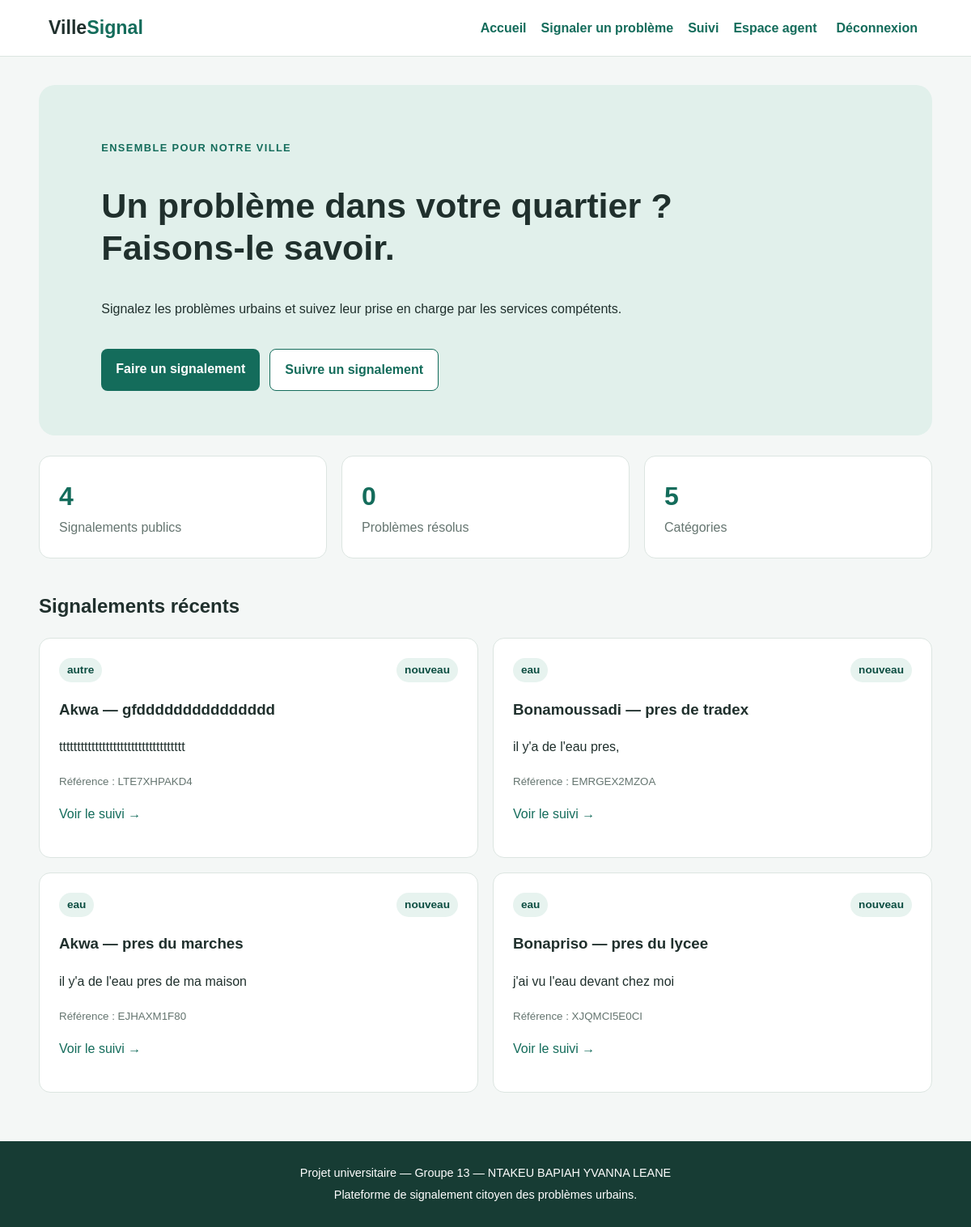
The page / (signed in) on the database its author committed.
### tables this page shows
CREATE TABLE signalements (
    id INTEGER PRIMARY KEY AUTOINCREMENT,
    categorie_id INTEGER NOT NULL,
    quartier_id INTEGER NOT NULL,
    description TEXT NOT NULL
        CHECK (length(trim(description)) >= 20),
    photo TEXT,
    adresse TEXT NOT NULL,
    telephone_citoyen TEXT NOT NULL,
    date_creation TEXT NOT NULL DEFAULT CURRENT_TIMESTAMP,
    statut TEXT NOT NULL DEFAULT 'nouveau'
        CHECK (statut IN ('nouveau', 'en cours', 'résolu', 'rejeté')),
    code_suivi TEXT NOT NULL UNIQUE,
    motif_rejet TEXT,

    FOREIGN KEY (categorie_id)
        REFERENCES categories(id),
    FOREIGN KEY (quartier_id)
        REFERENCES quartiers(id)
);

CREATE TABLE categories (
    id INTEGER PRIMARY KEY AUTOINCREMENT,
    nom TEXT NOT NULL UNIQUE,
    service_responsable TEXT NOT NULL
);

CREATE TABLE quartiers (
    id INTEGER PRIMARY KEY AUTOINCREMENT,
    nom TEXT NOT NULL UNIQUE
);

### app.py (the view)
@app.route("/")
def accueil():
    with get_db() as db:
        signalements = db.execute("""
            SELECT s.id, s.description, s.adresse, s.statut,
                   s.date_creation, s.code_suivi,
                   c.nom AS categorie, q.nom AS quartier
            FROM signalements s
            JOIN categories c ON c.id = s.categorie_id
            JOIN quartiers q ON q.id = s.quartier_id
            WHERE s.statut != 'rejeté'
            ORDER BY s.date_creation DESC
            LIMIT 20
        """).fetchall()
        categories = db.execute(
            "SELECT COUNT(*) FROM categories"
        ).fetchone()[0]
        total = db.execute(
            "SELECT COUNT(*) FROM signalements WHERE statut != 'rejeté'"
        ).fetchone()[0]
        resolus = db.execute(
            "SELECT COUNT(*) FROM signalements WHERE statut = 'résolu'"
        ).fetchone()[0]
    return render_template(
        "index.html",
        signalements=signalements,
        total=total,
        resolus=resolus,
        nb_categories=categories
    )

### app.py (called while the page is built)
def get_db():
    connexion = sqlite3.connect(DB_PATH)
    connexion.row_factory = sqlite3.Row
    connexion.execute("PRAGMA foreign_keys = ON")
    return connexion

### templates/index.html (shortened to what this page needs)
{% extends "base.html" %}
{% block content %}
<section class="hero">
    <p class="eyebrow">ENSEMBLE POUR NOTRE VILLE</p>
    <h1>Un problème dans votre quartier ?<br>Faisons-le savoir.</h1>
    <p>Signalez les problèmes urbains et suivez leur prise en charge par les services compétents.</p>
    <div class="actions">
        <a class="button" href="{{ url_for('signaler') }}">Faire un signalement</a>
        <a class="button secondary" href="{{ url_for('suivi') }}">Suivre un signalement</a>
    </div>
</section>
<section class="stats">
    <article><strong>{{ total }}</strong><span>Signalements publics</span></article>
    <article><strong>{{ resolus }}</strong><span>Problèmes résolus</span></article>
    <article><strong>{{ nb_categories }}</strong><span>Catégories</span></article>
</section>
<section>
    <h2>Signalements récents</h2>
    {% if signalements %}
        <div class="report-grid">
        {% for s in signalements %}
            <article class="report-card">
                <div class="card-top">
                    <span class="tag">{{ s.categorie }}</span>
                    <span class="status">{{ s.statut }}</span>
                </div>
                <h3>{{ s.quartier }} — {{ s.adresse }}</h3>
                <p>{{ s.description }}</p>
                <small>Référence : {{ s.code_suivi }}</small>
                <p><a href="{{ url_for('suivi', code=s.code_suivi) }}">Voir le suivi →</a></p>
            </article>
        {% endfor %}
        </div>
    {% else %}
        <p class="empty">Aucun signalement pour le moment. Soyez le premier à signaler un problème.</p>
    {% endif %}
</section>
{% endblock %}

### static/css/style.css (style rules this page uses)
:root { --primary: #146c5b; --primary-dark: #0d4e42; --background: #f4f7f6; --text: #20302d; --muted: #657570; --border: #dce5e1; --white: #ffffff; }
* { box-sizing: border-box; }
body { margin: 0; font-family: Arial, Helvetica, sans-serif; background: var(--background); color: var(--text); line-height: 1.6; }
a { color: var(--primary); text-decoration: none; }
.hero { background: #e1f0eb; padding: 55px 7%; border-radius: 20px; }
.eyebrow { color: var(--primary); font-weight: 800; letter-spacing: 1.4px; font-size: 0.8rem; }
h1 { font-size: clamp(1.8rem, 4vw, 2.7rem); line-height: 1.2; }
h2 { margin-top: 35px; }
.actions { display: flex; flex-wrap: wrap; gap: 12px; margin-top: 25px; }
.button { display: inline-block; background: var(--primary); color: white; border: 0; border-radius: 8px; padding: 12px 18px; cursor: pointer; font-size: 1rem; font-weight: 700; margin-top: 12px; }
.button.secondary { background: white; color: var(--primary); border: 1px solid var(--primary); }
.stats { display: grid; grid-template-columns: repeat(3, 1fr); gap: 18px; margin: 25px 0 40px; }
.stats article, .report-card, .form-card { background: var(--white); border: 1px solid var(--border); border-radius: 14px; padding: 24px; }
.stats article strong, .stats article span { display: block; }
.stats article strong { color: var(--primary); font-size: 2rem; }
.stats article span, small { color: var(--muted); }
.report-grid { display: grid; grid-template-columns: repeat(2, minmax(0, 1fr)); gap: 18px; }
.card-top { display: flex; justify-content: space-between; align-items: center; gap: 10px; flex-wrap: wrap; }
.tag, .status { background: #e7f3ef; color: var(--primary-dark); border-radius: 20px; padding: 4px 10px; font-size: 0.85rem; font-weight: 700; }

### rows shown on the page
signalements: categorie "autre", statut "nouveau", quartier "Akwa", adresse "gfddddddddddddddd", description "ttttttttttttttttttttttttttttttttttt", code_suivi "LTE7XHPAKD4"
signalements: categorie "eau", statut "nouveau", quartier "Bonamoussadi", adresse "pres de tradex", description "il y'a de l'eau pres,", code_suivi "EMRGEX2MZOA"
signalements: categorie "eau", statut "nouveau", quartier "Akwa", adresse "pres du marches", description "il y'a de l'eau pres de ma maison", code_suivi "EJHAXM1F80"
signalements: categorie "eau", statut "nouveau", quartier "Bonapriso", adresse "pres du lycee", description "j'ai vu l'eau devant chez moi", code_suivi "XJQMCI5E0CI"

### other values the page prints
{{ total }} "4"
{{ resolus }} "0"
{{ nb_categories }} "5"
